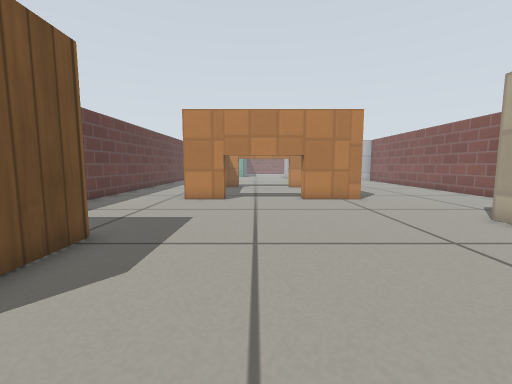
View 1 (above)

20 first-person views from a walk through a world built for the Gazebo simulator. The camera is 0.39 m above the floor, tilts 6° down and sees 90° across. The floor is counted in squares, 0.25 m on a side. Each view is taken from the middle of a square. On the plan, view 1 faces up. The plan holds only what a view shows up to about 14 squares ahead; the rest is blank. Gazebo's built-in surfaces are drawn with simple patterns.

View 2
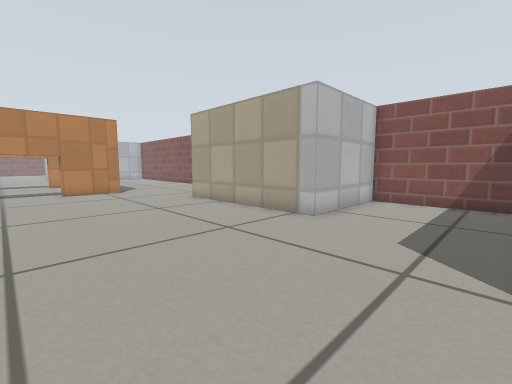

View 3
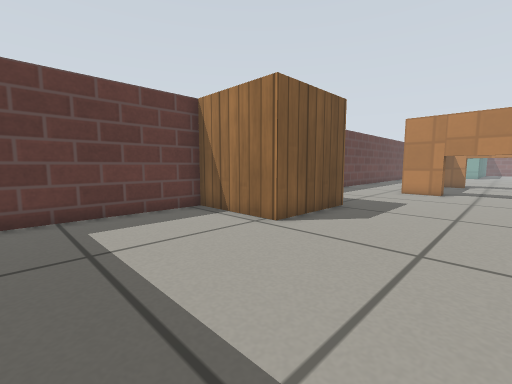

View 4
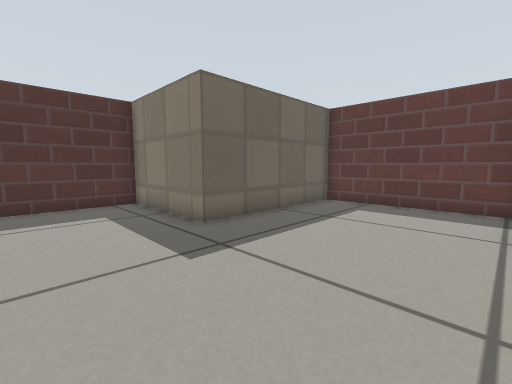

View 5
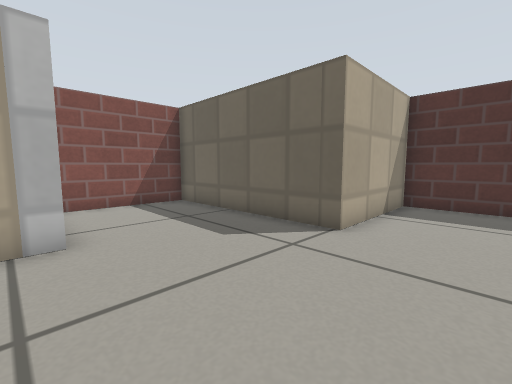

View 6
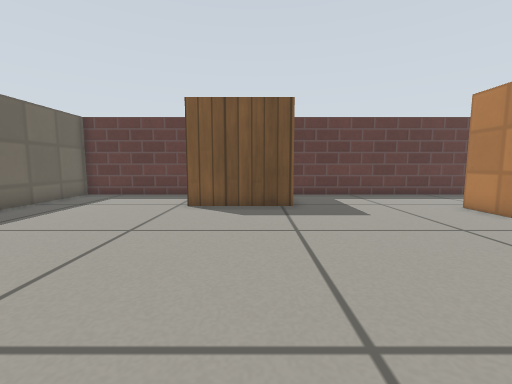

View 7
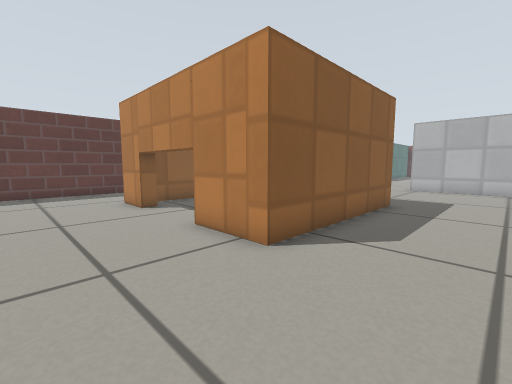

View 8
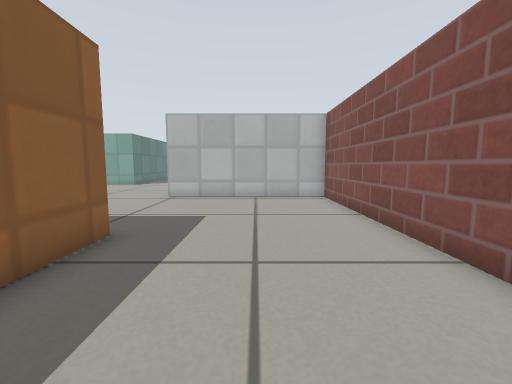

View 9
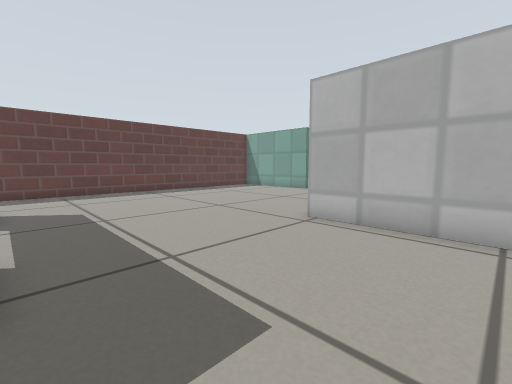

View 10
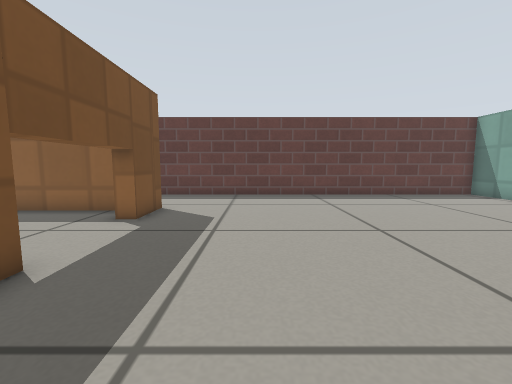

View 11
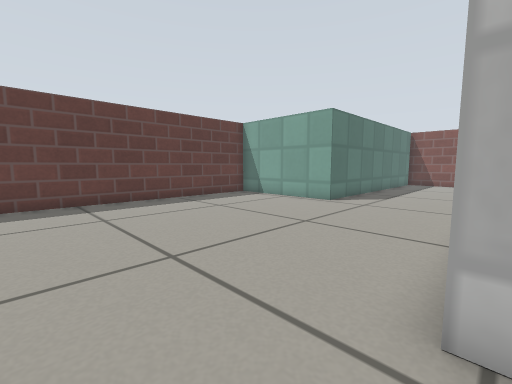

View 12
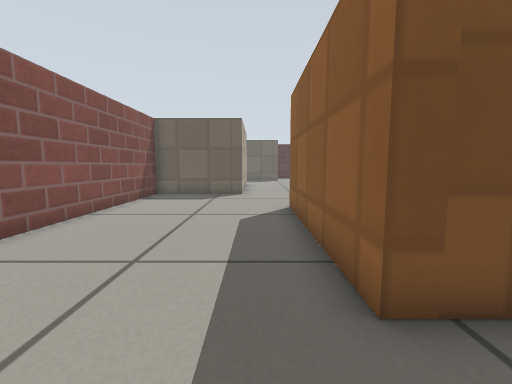

View 13
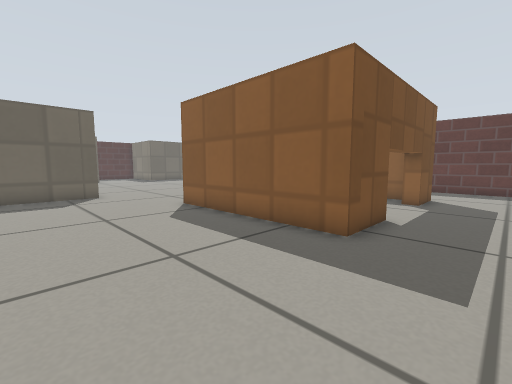

View 14
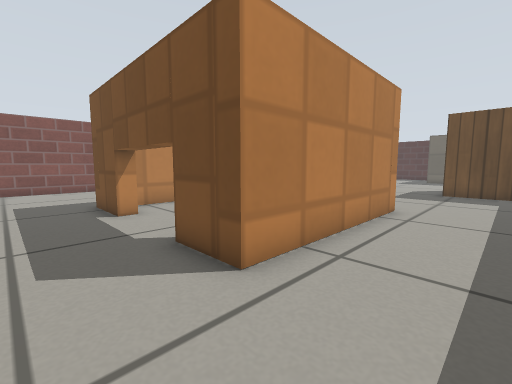

View 15
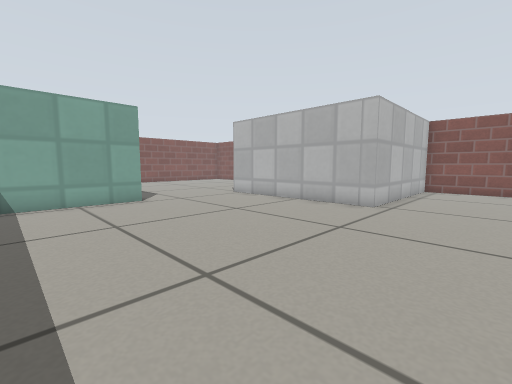

View 16
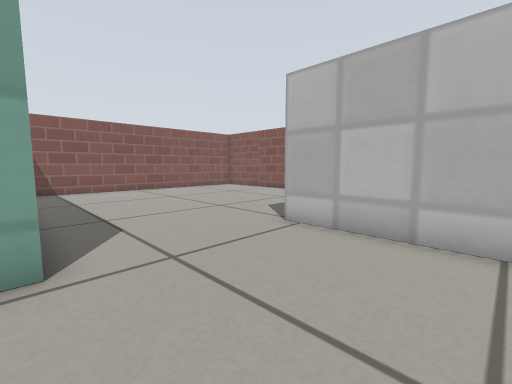

View 17
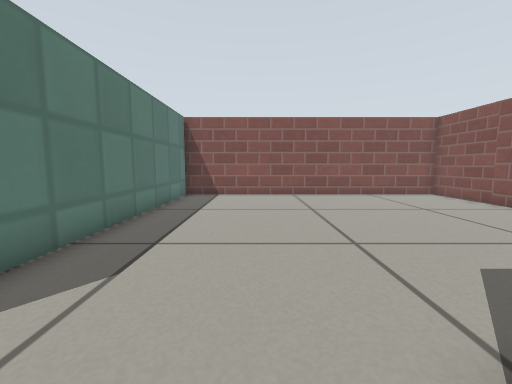

View 18
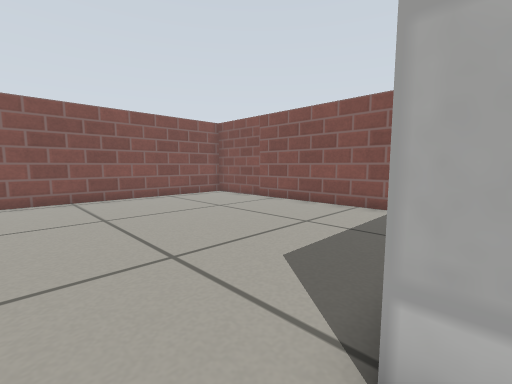

View 19
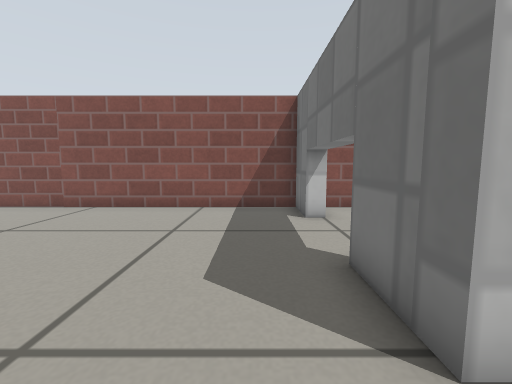

View 20
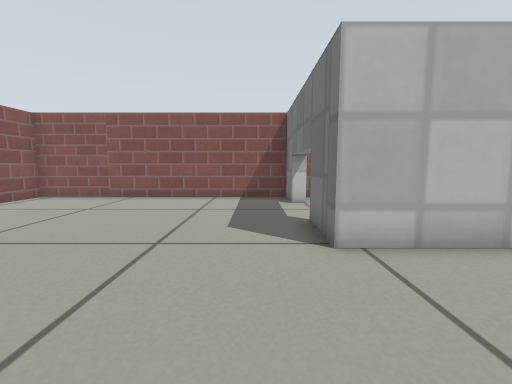

### Floor plan
Points are (right, up) in squares from view 1. A wall is a line through its corners. A room is listed if a view was taken in it or the views show most of it. See-through windows are left out.
Room 1 (views 1, 2, 3, 4, 5, 6)
walls: (-6.1, 5.4) (-3.6, 5.4) (-3.6, 1.4) (-7.4, 1.4) (-7.4, -4.9) (-0.9, -4.9) (-0.9, -9.7) (3.7, -9.7) (3.7, -4.7) (11.4, -4.7) (11.4, 0.2) (6.8, 0.2) (6.8, 7.2); (4.8, 11.6) (-3.3, 11.6); (-7.4, 11.6) (-7.4, 5.9)
ways out: opening at (-5, 11) to room 2; opening at (5, 9.5) to room 2; open door at (0.5, 12)
Room 2 (views 7, 8, 9, 10, 11, 12, 13, 14, 15, 16, 17)
walls: (-7.4, 15.1) (-7.4, 11.6); (-3.3, 11.6) (-3.3, 18.6) (4.8, 18.6) (4.8, 11.6); (-1.7, 33.4) (-7.4, 33.4) (-7.4, 17); (6.8, 7.2) (11.4, 7.2) (11.4, 25.5) (3.7, 25.5) (3.7, 32.5)
ways out: opening at (-5, 11) to room 1; opening at (5, 9.5) to room 1; opening at (1, 33.5) to room 3
Room 3 (views 18, 19, 20)
walls: (3.7, 32.5) (3.7, 33.5) (11.4, 33.5) (11.4, 45.5) (-1.7, 45.5) (-1.7, 33.4)
ways out: opening at (1, 33.5) to room 2

Where each view was taken, in squares from view 1:
view 1: 0 up, 0 right, facing up
view 2: 4 down, 0 right, facing up-right
view 3: 4 down, 1 right, facing up-left
view 4: 1 up, 3 right, facing down-left
view 5: 1 up, 1 right, facing down-right
view 6: 4 up, 6 right, facing left
view 7: 8 up, 8 right, facing up-left
view 8: 13 up, 8 right, facing up
view 9: 19 up, 8 right, facing up-left
view 10: 22 up, 6 right, facing left
view 11: 23 up, 4 right, facing up-left
view 12: 21 up, 6 right, facing down
view 13: 21 up, 10 right, facing down-left
view 14: 21 up, 6 left, facing down-right
view 15: 22 up, 6 left, facing up-right
view 16: 29 up, 2 left, facing up-right
view 17: 32 up, 2 right, facing up
view 18: 33 up, 2 right, facing up-right
view 19: 35 up, 2 right, facing right
view 20: 35 up, 1 left, facing right
